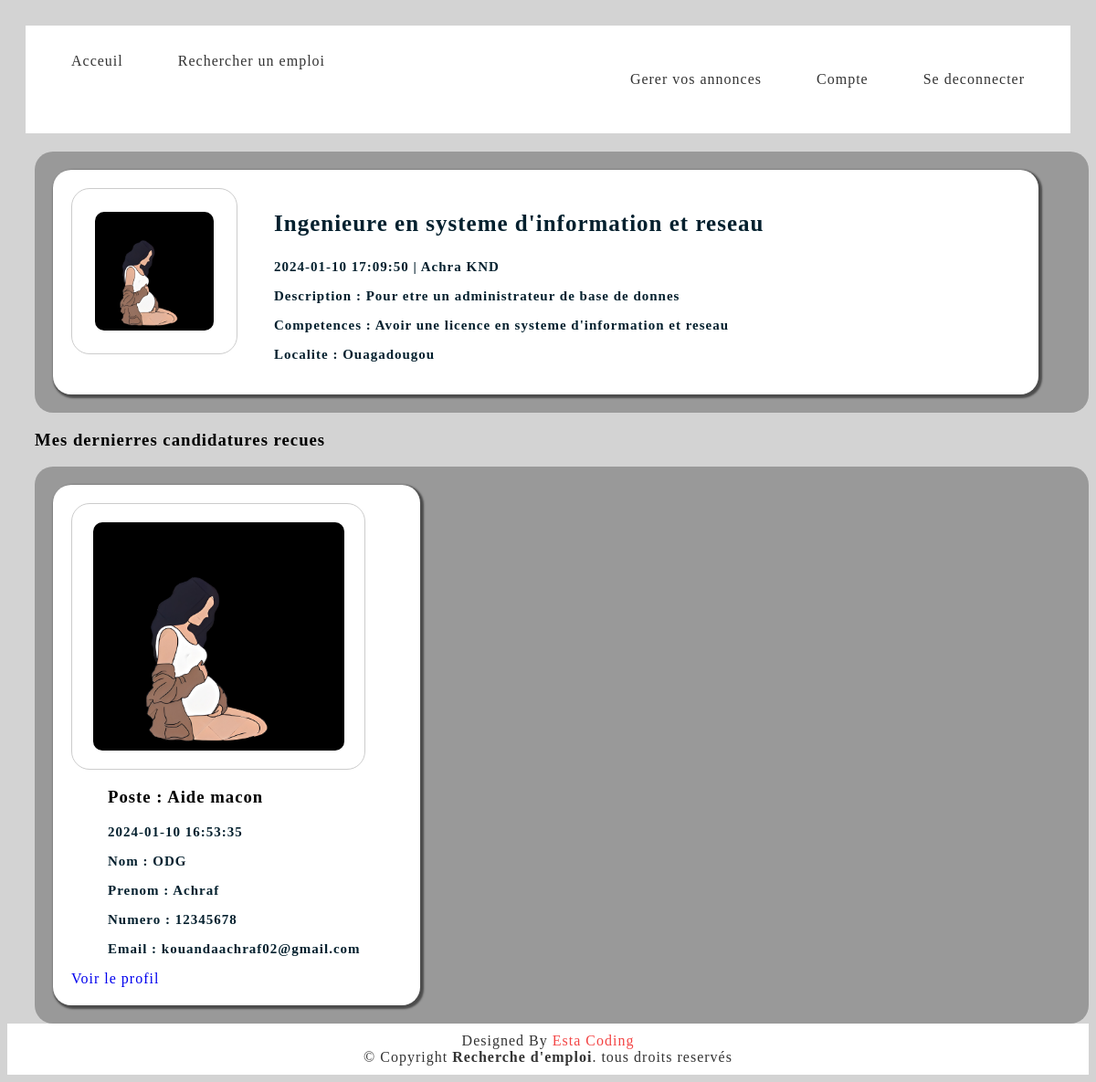
Before: /candidature?id=2 (signed in) with the older database file.
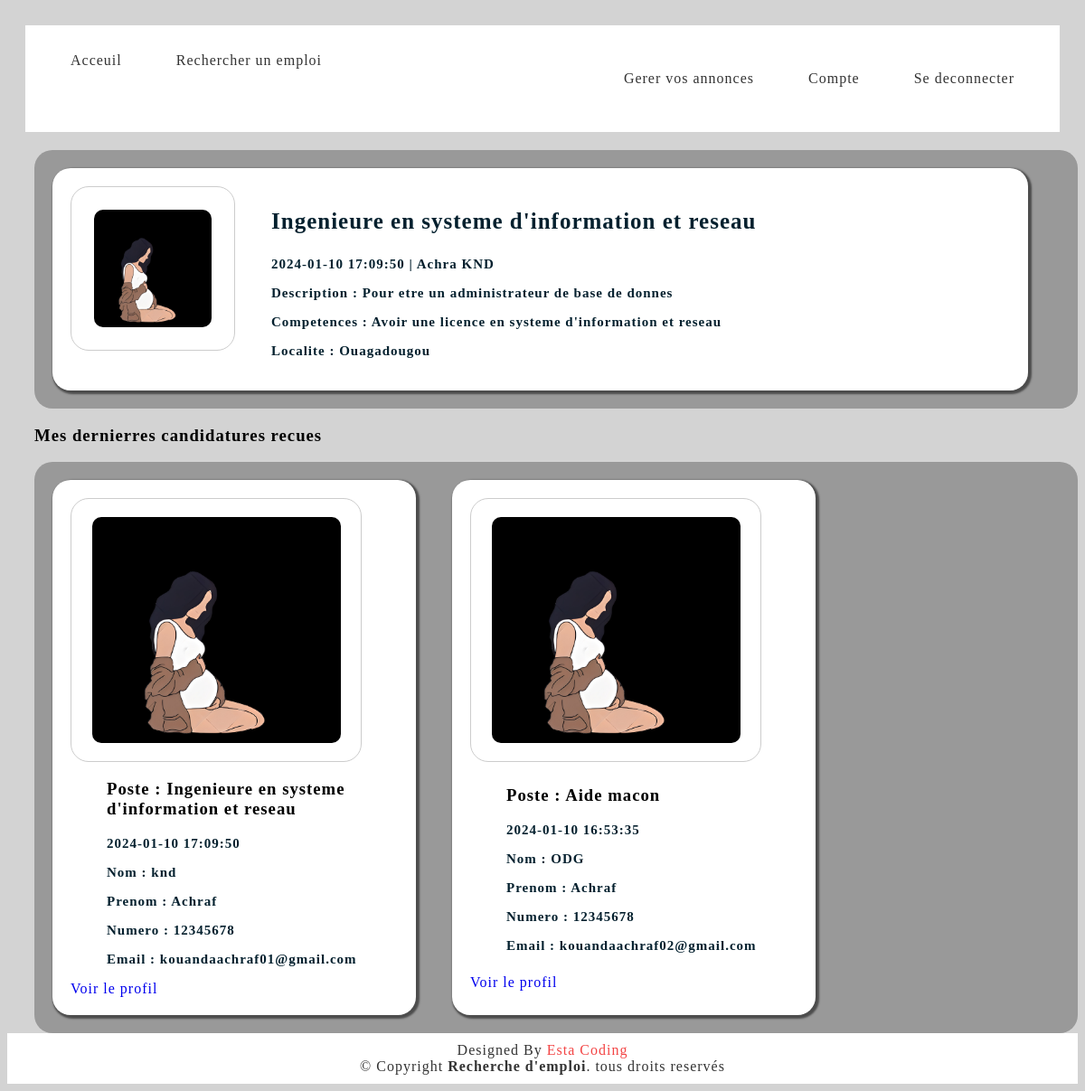
After: the same page with the newer database file.
### tables this page shows
CREATE TABLE IF NOT EXISTS `emploi` (
  `id_emploi` int NOT NULL AUTO_INCREMENT,
  `id_entreprise` int NOT NULL,
  `poste` varchar(250) NOT NULL,
  `contrat` varchar(250) NOT NULL,
  `nombre` int NOT NULL,
  `Description` longtext NOT NULL,
  `competence` text NOT NULL,
  `localite` varchar(250) NOT NULL,
  `image` varchar(250) NOT NULL,
  `secteur_activite` varchar(250) NOT NULL,
  `niveau` varchar(250) NOT NULL,
  `date_publication` timestamp NULL DEFAULT CURRENT_TIMESTAMP,
  `date_modification` timestamp NULL DEFAULT CURRENT_TIMESTAMP,
  `views` int DEFAULT '0',
  PRIMARY KEY (`id_emploi`),
  KEY `id_zone_geo` (`localite`),
  KEY `contrat` (`contrat`),
  KEY `secteur_activite` (`secteur_activite`),
  KEY `id_entreprise` (`id_entreprise`)
);

CREATE TABLE IF NOT EXISTS `entreprise` (
  `id_entreprise` int NOT NULL AUTO_INCREMENT,
  `nom_entreprise` varchar(255) DEFAULT NULL,
  `adresse_entreprise` varchar(250) DEFAULT NULL,
  `email_entreprise` varchar(250) DEFAULT NULL,
  `password_entreprise` varchar(250) DEFAULT NULL,
  `logo_entreprise` varchar(250) DEFAULT NULL,
  `site` varchar(250) DEFAULT NULL,
  `ville` varchar(250) DEFAULT NULL,
  `code_postal` int DEFAULT NULL,
  `nom` varchar(250) DEFAULT NULL,
  `prenom` varchar(250) DEFAULT NULL,
  `fonction` varchar(250) DEFAULT NULL,
  `numero` int DEFAULT NULL,
  PRIMARY KEY (`id_entreprise`),
  UNIQUE KEY `nom_entreprise` (`nom_entreprise`),
  UNIQUE KEY `email_entreprise` (`email_entreprise`)
);

CREATE TABLE IF NOT EXISTS `postuler` (
  `id_postuler` int NOT NULL AUTO_INCREMENT,
  `id_emploi` int NOT NULL,
  `id_candidat` int NOT NULL,
  `id_entreprise` int NOT NULL,
  `cv` varchar(255) NOT NULL,
  `status` varchar(255) NOT NULL DEFAULT 'Votre dossier est en cour de traitement',
  `date_publication` datetime DEFAULT CURRENT_TIMESTAMP,
  PRIMARY KEY (`id_postuler`),
  KEY `id_emploi` (`id_emploi`),
  KEY `id_candidat` (`id_candidat`),
  KEY `id_entreprise` (`id_entreprise`)
);

CREATE TABLE IF NOT EXISTS `candidat` (
  `id_candidat` int NOT NULL AUTO_INCREMENT,
  `civilite` varchar(5) NOT NULL,
  `nom_candidat` varchar(250) NOT NULL,
  `prenom` varchar(250) NOT NULL,
  `numero` decimal(12,0) NOT NULL,
  `email` varchar(250) NOT NULL,
  `image` varchar(250) DEFAULT 'profile.jpeg',
  `password` varchar(250) NOT NULL,
  `id_niveau_etude` varchar(250) DEFAULT NULL,
  `formation` json DEFAULT NULL,
  `exp_pro` json DEFAULT NULL,
  `id_exp` varchar(250) DEFAULT NULL,
  `id_metier` varchar(250) DEFAULT NULL,
  `type_contrat` varchar(250) DEFAULT NULL,
  `adresse` varchar(250) DEFAULT NULL,
  `nationnalite` varchar(250) DEFAULT 'Burkinabé',
  PRIMARY KEY (`id_candidat`),
  UNIQUE KEY `email` (`email`)
);

### PHP/function/couperPhrase.php (called while the page is built)
<?php
function couperPhrase($phrase, $nombreDeMots = 19) {
    $mots = explode(" ", $phrase);
    if (count($mots) > $nombreDeMots) {
        $motsCoupes = array_slice($mots, 0, $nombreDeMots);
        $phraseCoupée = implode(" ", $motsCoupes);
        $phraseCoupée .= "...";
        return $phraseCoupée;
    } else {
        return $phrase;
    }
}

### PHP/function/auth.php (called while the page is built, shortened)
<?php
        function est_connect():bool{
            return isset($_SESSION["candidat"]) || isset($_SESSION["entreprise"]);
        }

### PHP/candidatures.php (the view, shortened to what this page needs)
<?php
require_once'PHP/function/auth.php';
require_once 'PHP/function/couperPhrase.php';
$serveur = "localhost";
$nomUtilisateur = "test";
$motDePasse = "MyP@ssw0rd123";
$nomBaseDeDonnees = "emploi";
$conn = mysqli_connect($serveur, $nomUtilisateur, $motDePasse, $nomBaseDeDonnees)
or die("La connexion à la base de données a échoué : " . mysqli_connect_error());
$id = isset($_GET['id']) ? (int)$_GET['id'] : null;
$ent = (int)$_SESSION['entreprise'];
$postuler = mysqli_query($conn, "SELECT candidat.*, postuler.*, emploi.*
FROM postuler
JOIN candidat ON postuler.id_candidat = candidat.id_candidat
JOIN emploi ON postuler.id_emploi = emploi.id_emploi
WHERE postuler.id_entreprise = {$ent}
ORDER BY postuler.date_publication DESC
 ");
$sql = mysqli_query($conn, "SELECT emploi.*, entreprise.*
                            from emploi emploi
                            JOIN entreprise ON emploi.id_entreprise = entreprise.id_entreprise
                            where id_emploi = $id and emploi.id_entreprise= $ent
                            ");
?>
<div class="listes">
    <?php if (mysqli_num_rows($sql)>0):  ?>
        <div class="colonne">
            <?php foreach($sql as $offre) : ?>
                <a href="/offre/voirPlus?id=<?=$offre['id_emploi']?>" class="content">
                    <div class="image">
                        <img src="image/<?=isset($offre['image']) ? $offre['image'] : $offre['logo_entreprise']?>" alt="">
                    </div>
                    <div class="details">
                        <p class="titre"> <?=$offre['poste']?> </p>
                        <p class="soustitre"><?= $offre['date_publication'] ." | ". $offre['nom_entreprise'] ?></p>
                        <p class="moyentitre">Description : <?=  couperPhrase($offre['Description'])?></p>
                        <p class="moyentitre">Competences : <?= couperPhrase($offre['competence'])?></p>
                        <p class="moyentitre">Localite : <?= $offre['localite']?></p>
                    </div>
                </a>
            <?php endforeach; ?>
        </div>
    <?php endif; ?>
    </div>
    <?php if ((mysqli_num_rows($postuler) >0)):  ?>
<div class="border">
    <div class="head">
        <h3>Mes dernierres candidatures recues</h3>
    </div>
    <div class="listes">
        <div class="use">
            <?php foreach($postuler as $postule) : ?>
                <div class="contents">
                    <div class="images">
                        <img src="/image/<?=$postule['image']?>" alt="">
                    </div>
                    <div class="details">
                        <h3>Poste : <?=$postule['poste']?> </h3>
                        <p class="soustitre">
                            <?= $postule['date_publication']?>
                        </p>
                        <p class="moyentitre">Nom : <?= $postule['nom_candidat']?></p>
                        <p class="moyentitre">Prenom : <?=$postule['prenom']?></p>
                        <p class="moyentitre">Numero : <?= $postule['numero']?></p>
                        <p class="moyentitre">Email : <?= $postule['email']?></p>
                    </div>
                    <div class="btn">
                    <a href="Profil?id=<?=$postule['id_candidat']?>">Voir le profil</a>
                </div>
                </div>
            <?php endforeach; ?>
        </div>
    </div>
</div>
<?php endif; ?>

### index.php (shortened to what this page needs)
<?php
require_once'PHP/function/auth.php';
$requestUri = $_SERVER["REQUEST_URI"];
function route($requestUri) {
    $path = strtok($requestUri, '?');
    switch ($path) {
                                case '/candidature':
                                  include('PHP/candidatures.php');
                                  break;
    }
}
route($requestUri);
$contenu = ob_get_clean();
?>
<!DOCTYPE html>
<html lang="en">
<head>
    <link rel="stylesheet" href="CSS/template.css">
</head>
<body>
<nav>
  <?php require_once 'PHP/function/header.php';  ?>
</nav>
<div class="container">
    <?= $contenu ?>
</div>
<footer id="footer">
    <div class="credite text-center">
        Designed By <a href="#"> Esta Coding</a>
    </div>
    <div class="copyright text-center">
      &copy; Copyright <strong><span>Recherche d'emploi</span></strong>. tous droits reservés
  </div>
</footer>
</body>
</html>

### PHP/function/header.php (shortened to what this page needs)
<?php
function nav_active(string $lien, string $titre){
    $class = null;
    $path_info = isset($_SERVER["PATH_INFO"]) ? $_SERVER["PATH_INFO"] : '';
    return <<<HTML
    <a class="$class" href="$lien">$titre</a>
HTML;
}
?>
    <ul>
    <li><?=nav_active('/', 'Acceuil')?></li>
    <li><?=nav_active('/recherche', 'Rechercher un emploi')?></li>
    <ul>
  <li style="float:right">
    <ul>
    <?php if(est_connect()):?>
        <li>
          <?php if(isset($_SESSION["candidat"])): ?>
          <li><?= nav_active("/Mes_candidatures","Mes Candidatures")?></li>
           <li> <?= nav_active("/compte","Compte")?></li>
          <?php elseif(isset($_SESSION["entreprise"])) :?>
            <li>
            <?= nav_active("/gestion/annonce","Gerer vos annonces")?></li></li>
            <li>
            <?= nav_active("/Compte","Compte")?></li>
          <?php endif; ?>
        <li><a href="deconnecte">Se deconnecter</a></li>
    <?php endif; ?>
    </ul>
    </li>
</ul>

### CSS/template.css (style rules this page uses)
body { background-color: lightgray; display: flex; flex-direction: column; letter-spacing: 1px; min-height: 100vh; }
nav { padding: 20px; }
nav ul { list-style-type: none; margin: 0; padding: 0; overflow: hidden; }
nav ul li { float: left; }
nav ul li a { display: block; color: #333; text-align: center; padding: 20px; text-decoration: none; }
footer { background-color: #fff; text-align: center; color: #333; margin-top: auto; }
footer .credite a { color: #f34545; }
.container { margin-left: 30px; }

### PHP/candidatures.php (style rules this page uses)
.listes { display: flex; justify-content: center; background-color: #999; border-radius: 20px; }
a { text-decoration: none; }
.colonne { display: block; width: 100%; }
.use { display: flex; width: 100%; }
.content { display: flex; background-color: #fff; box-shadow: 2px 2px 2px 2px rgba(0,0,0,.5); padding: 20px; margin: 20px; border-radius: 20px; width: 90%; }
.contents { display: flex; flex-wrap: wrap; background-color: #fff; box-shadow: 2px 2px 2px 2px rgba(0,0,0,.5); padding: 20px; margin: 20px; border-radius: 20px; width: 362px; }
.images { width: 280px; height: 250px; display: flex; justify-content: center; align-items: center; padding: 20px; background-color: #fff; border-radius: 20px; border: 1px solid #ccc; }
.images img { width: 275px; height: 250px; border-radius: 10px; }
.listes { display: flex; justify-content: center; }
.image { width: 140px; height: 140px; display: flex; justify-content: center; align-items: center; padding: 20px; background-color: #fff; border-radius: 20px; border: 1px solid #ccc; }
img { width: 130px; height: 130px; border-radius: 10px; }
.details { margin-left: 40px; }
.titre { font-size: 25px; color: #04202e; font-weight: 600; }
.soustitre { font-size: 15px; color: #04202e; font-weight: 600; }
.moyentitre { font-size: 15px; color: #04202e; font-weight: 600; }

### index.php (style rules this page uses)
body { background-color: lightgray; display: flex; flex-direction: column; min-height: 100vh; }
nav { position: sticky; top: 0; }
nav ul { list-style-type: none; margin: 0; padding: 10px; overflow: hidden; background-color: #fff; }
nav ul li { float: left; }
nav ul li a { display: block; color: #333; text-align: center; text-decoration: none; margin-left: 20px; }
footer { background-color: #fff; padding: 10px; text-align: center; color: #333; margin-top: auto; }
footer .credite a { color: #f34545; }
.container { margin-left: 30px; }

Changed rows visible on the page:
added postuler: id_emploi.image (picture), id_emploi.poste "Ingenieure en systeme d'information et reseau", id_emploi.date_publication "2024-01-10 17:09:50", id_candidat.nom_candidat "knd", id_candidat.prenom "Achraf", id_candidat.numero "12345678", id_candidat.email "kouandaachraf01@gmail.com"
